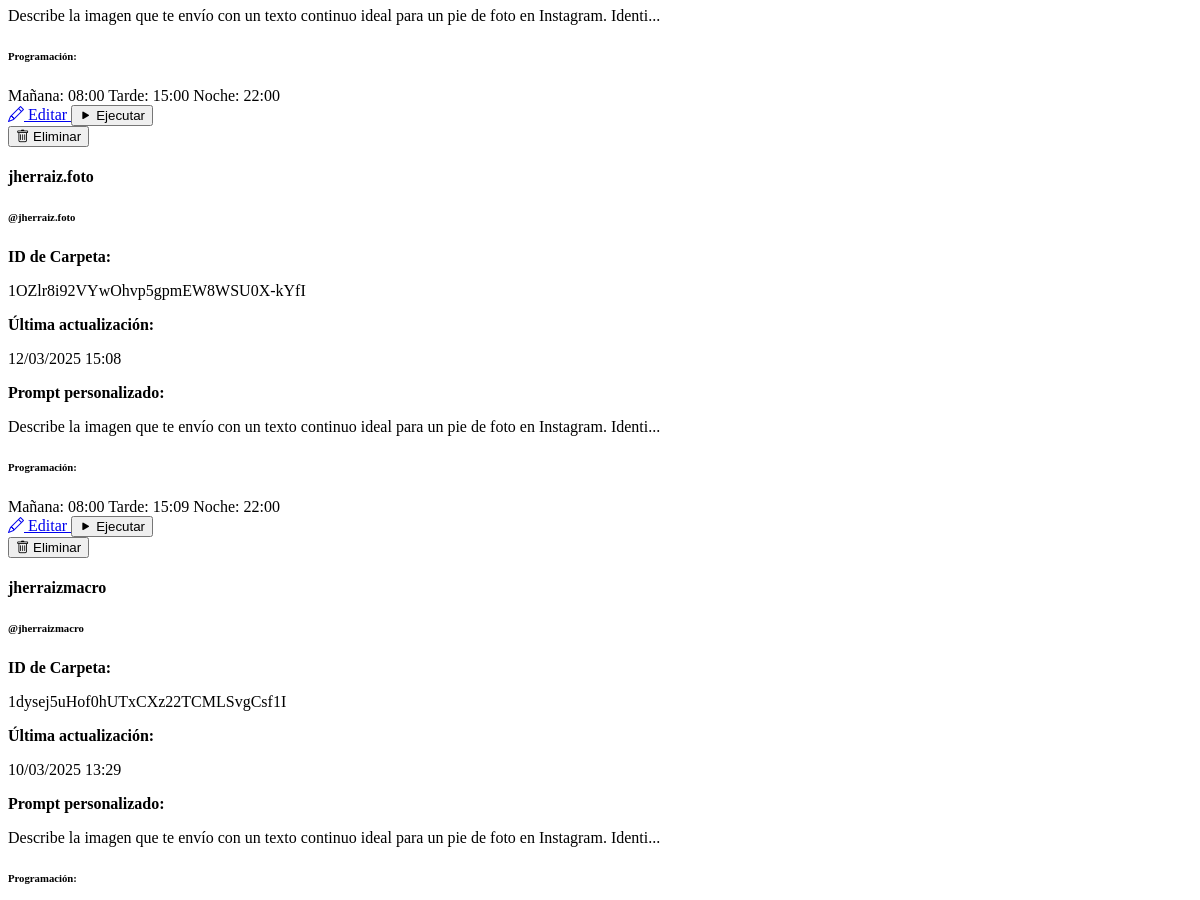
/config (signed in, middle part), run on an earlier commit of the app's database.
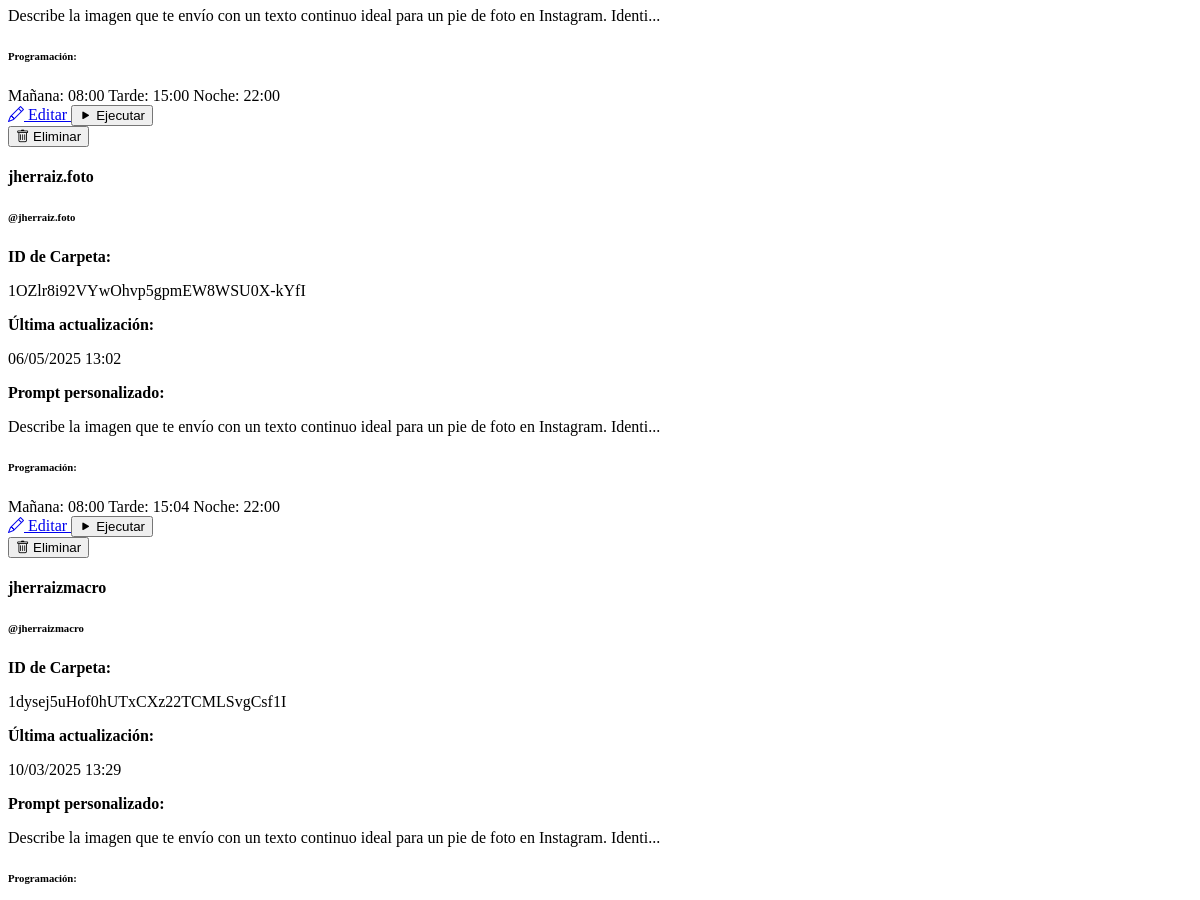
And on a later commit of the database.
### models.py (models this page shows)
class Account(db.Model):
    id = db.Column(db.Integer, primary_key=True)
    name = db.Column(db.String(100), nullable=False)
    instagram_username = db.Column(db.String(100), nullable=False)
    instagram_password = db.Column(db.String(100), nullable=False)
    google_credentials = db.Column(db.Text)
    folder_id = db.Column(db.String(100))
    gemini_api_key = db.Column(db.String(100))
    created_at = db.Column(db.DateTime, default=datetime.utcnow)
    updated_at = db.Column(db.DateTime, default=datetime.utcnow, onupdate=datetime.utcnow)
    publications = db.relationship('PublicationHistory', backref='account', lazy=True)
    gemini_prompt = db.Column(db.Text, default="Describe la imagen que te envío con un texto continuo ideal para un pie de foto en Instagram. Identifica la especie del ave y proporciona detalles sobre su aspecto, hábitat y distribución, manteniendo un tono natural, atractivo y animado. Incluye emojis y hashtags adecuados para resaltar la belleza de la naturaleza y la fotografía de aves. Con enfoque en la fotografía. Responde únicamente con el texto solicitado, sin añadir introducciones ni comentarios adicionales.")
    morning_post = db.Column(db.Boolean, default=True)
    morning_time = db.Column(db.String(5), default="08:00")
    afternoon_post = db.Column(db.Boolean, default=True)
    afternoon_time = db.Column(db.String(5), default="15:00")
    evening_post = db.Column(db.Boolean, default=True)
    evening_time = db.Column(db.String(5), default="22:00")

### app.py (the view)
@app.route('/config', methods=['GET', 'POST'])
@login_required
def config():
    accounts = Account.query.all()
    account_count = len(accounts)
    can_add_more = account_count < 4
    return render_template('config.html', accounts=accounts, can_add_more=can_add_more, account_count=account_count)

### app.py (called while the page is built)
@login_manager.user_loader
def load_user(user_id):
    return User.query.get(int(user_id))

### templates/config.html (shortened to what the changed rows need)
{% extends 'base.html' %}
{% block content %}
<div class="container">
    {% if form %}
    <div class="card mb-4">
        <div class="card-header bg-primary bg-opacity-25">
            {% if edit_mode %}
            <h4>Editar Cuenta: {{ account.name }}</h4>
            {% else %}
            <h4>Nueva Cuenta</h4>
            {% endif %}
        </div>
        <div class="card-body">
            <form method="post">
                {{ form.hidden_tag() }}
                <div class="row mb-3">
                    <div class="col-md-6">
                        <div class="mb-3">
                            {{ form.name.label(class="form-label") }}
                            {{ form.name(class="form-control") }}
                            {% if form.name.errors %}
                            <div class="text-danger small">
                                {% for error in form.name.errors %}
                                {{ error }}
                                {% endfor %}
                            </div>
                            {% endif %}
                        </div>
                        <div class="mb-3">
                            {{ form.instagram_username.label(class="form-label") }}
                            {{ form.instagram_username(class="form-control") }}
                            {% if form.instagram_username.errors %}
                            <div class="text-danger small">
                                {% for error in form.instagram_username.errors %}
                                {{ error }}
                                {% endfor %}
                            </div>
                            {% endif %}
                        </div>
                        <div class="mb-3 password-container">
                            {{ form.instagram_password.label(class="form-label") }}
                            {{ form.instagram_password(class="form-control", type="password", id="instagram_password") }}
                            <button type="button" class="toggle-password" data-target="instagram_password">
                                <i class="bi bi-eye"></i>
                            </button>
                            {% if form.instagram_password.errors %}
                            <div class="text-danger small">
                                {% for error in form.instagram_password.errors %}
                                {{ error }}
                                {% endfor %}
                            </div>
                            {% endif %}
                        </div>
                    </div>
                    <div class="col-md-6">
                        <div class="mb-3">
                            {{ form.folder_id.label(class="form-label") }}
                            <div class="input-group">
                                {{ form.folder_id(class="form-control") }}
                                <span class="input-group-text" data-bs-toggle="tooltip" title="ID de la carpeta de Google Drive donde se encuentran las imágenes">
                                    <i class="bi bi-question-circle"></i>
                                </span>
                            </div>
                            {% if form.folder_id.errors %}
                            <div class="text-danger small">
                                {% for error in form.folder_id.errors %}
                                {{ error }}
                                {% endfor %}
                            </div>
                            {% endif %}
                        </div>
                        <div class="mb-3">
                            {{ form.gemini_api_key.label(class="form-label") }}
                            <div class="input-group">
                                {{ form.gemini_api_key(class="form-control", type="password", id="gemini_api_key") }}
                                <button type="button" class="toggle-password input-group-text" data-target="gemini_api_key">
                                    <i class="bi bi-eye"></i>
                                </button>
                            </div>
                            {% if form.gemini_api_key.errors %}
                            <div class="text-danger small">
                                {% for error in form.gemini_api_key.errors %}
                                {{ error }}
                                {% endfor %}
                            </div>
                            {% endif %}
                        </div>
                        <div class="mb-3">
                            {{ form.google_credentials.label(class="form-label") }}
                            <div class="input-group">
                                {{ form.google_credentials(class="form-control", rows="3") }}
                                <span class="input-group-text" data-bs-toggle="tooltip" title="JSON de credenciales de Google codificado en Base64">
                                    <i class="bi bi-question-circle"></i>
                                </span>
                            </div>
                            {% if form.google_credentials.errors %}
                            <div class="text-danger small">
                                {% for error in form.google_credentials.errors %}
                                {{ error }}
                                {% endfor %}
                            </div>
                            {% endif %}
                        </div>
                        <div class="mb-3">
                            {{ form.gemini_prompt.label(class="form-label") }}
                            <div class="input-group">
                                {{ form.gemini_prompt(class="form-control", rows="5") }}
                                <span class="input-group-text" data-bs-toggle="tooltip" title="Prompt personalizado para generar descripciones de imágenes con Gemini AI">
                                    <i class="bi bi-question-circle"></i>
                                </span>
                            </div>
                            {% if form.gemini_prompt.errors %}
                            <div class="text-danger small">
                                {% for error in form.gemini_prompt.errors %}
                                {{ error }}
                                {% endfor %}
                            </div>
                            {% endif %}
                            <div class="form-text small text-muted">
                                Personaliza el prompt para generar descripciones que se adapten al estilo de esta cuenta.
                            </div>
                        </div>
                    </div>
                </div>
                <h5 class="mt-4 mb-3">Programación de publicaciones</h5>
                <div class="row">
                    <div class="col-md-4">
                        <div class="card mb-3">
                            <div class="card-body">
                                <h6 class="card-title">Mañana</h6>
                                <div class="mb-2 form-check">
                                    {{ form.morning_post(class="form-check-input schedule-toggle", data_target="morning_time") }}
                                    {{ form.morning_post.label(class="form-check-label") }}
                                </div>
                                <div class="mb-2">
                                    <label class="form-label">Hora</label>
                                    {{ form.morning_time(class="form-control", id="morning_time") }}
                                </div>
                            </div>
                        </div>
                    </div>
                    <div class="col-md-4">
                        <div class="card mb-3">
                            <div class="card-body">
                                <h6 class="card-title">Tarde</h6>
                                <div class="mb-2 form-check">
                                    {{ form.afternoon_post(class="form-check-input schedule-toggle", data_target="afternoon_time") }}
                                    {{ form.afternoon_post.label(class="form-check-label") }}
                                </div>
                                <div class="mb-2">
                                    <label class="form-label">Hora</label>
                                    {{ form.afternoon_time(class="form-control", id="afternoon_time") }}
                                </div>
                            </div>
                        </div>
                    </div>
                    <div class="col-md-4">
                        <div class="card mb-3">
                            <div class="card-body">
                                <h6 class="card-title">Noche</h6>
                                <div class="mb-2 form-check">
                                    {{ form.evening_post(class="form-check-input schedule-toggle", data_target="evening_time") }}
                                    {{ form.evening_post.label(class="form-check-label") }}
                                </div>
                                <div class="mb-2">
                                    <label class="form-label">Hora</label>
                                    {{ form.evening_time(class="form-control", id="evening_time") }}
                                </div>
                            </div>
                        </div>
                    </div>
                </div>
                <div class="d-flex mt-4">
                    {{ form.submit(class="btn btn-primary me-2") }}
                    {% if edit_mode %}
                    <a href="{{ url_for('config') }}" class="btn btn-secondary">Cancelar</a>
                    {% endif %}
                </div>
            </form>
        </div>
    </div>
    {% else %}
    {% if accounts %}
    <div class="row g-4">
        {% for account in accounts %}
        <div class="col-md-6">
            <div class="card h-100 account-card">
                <div class="card-body">
                    <h4 class="card-title">{{ account.name }}</h4>
                    <h6 class="card-subtitle mb-3 text-muted">@{{ account.instagram_username }}</h6>
                    <div class="row mb-3">
                        <div class="col-md-6">
                            <p class="mb-1"><strong>ID de Carpeta:</strong></p>
                            <p class="text-muted small">{{ account.folder_id }}</p>
                        </div>
                        <div class="col-md-6">
                            <p class="mb-1"><strong>Última actualización:</strong></p>
                            <p class="text-muted small">{{ account.updated_at.strftime('%d/%m/%Y %H:%M') }}</p>
                        </div>
                    </div>
                    <div class="row mb-3">
                        <div class="col-12">
                            <p class="mb-1"><strong>Prompt personalizado:</strong></p>
                            <p class="text-muted small">
                                {% if account.gemini_prompt and account.gemini_prompt|length > 100 %}
                                {{ account.gemini_prompt[:100] }}...
                                {% elif account.gemini_prompt %}
                                {{ account.gemini_prompt }}
                                {% else %}
                                <em>Usando prompt predeterminado</em>
                                {% endif %}
                            </p>
                        </div>
                    </div>
                    <h6 class="mb-2">Programación:</h6>
                    <div class="d-flex flex-wrap mb-3">
                        {% if account.morning_post %}
                        <span class="badge bg-info me-2 mb-1">Mañana: {{ account.morning_time }}</span>
                        {% endif %}
                        {% if account.afternoon_post %}
                        <span class="badge bg-info me-2 mb-1">Tarde: {{ account.afternoon_time }}</span>
                        {% endif %}
                        {% if account.evening_post %}
                        <span class="badge bg-info me-2 mb-1">Noche: {{ account.evening_time }}</span>
                        {% endif %}
                    </div>
                    <div class="d-flex mt-3">
                        <a href="{{ url_for('edit_account', account_id=account.id) }}" class="btn btn-sm btn-outline-primary me-2">
                            <i class="bi bi-pencil"></i> Editar
                        </a>
                        <button type="button" class="btn btn-sm btn-outline-success me-2 run-script" data-account-id="{{ account.id }}">
                            <span class="button-text"><i class="bi bi-play-fill"></i> Ejecutar</span>
                        </button>
                        <form action="{{ url_for('delete_account', account_id=account.id) }}" method="post" class="d-inline">
                            <button type="submit" class="btn btn-sm btn-outline-danger delete-account">
                                <i class="bi bi-trash"></i> Eliminar
                            </button>
                        </form>
                    </div>
                </div>
            </div>
        </div>
        {% endfor %}
    </div>
    {% else %}
    <div class="alert alert-info">
        <h5>No hay cuentas configuradas</h5>
        <p>Agrega una nueva cuenta para comenzar a usar el servicio.</p>
    </div>
    {% endif %}
    {% endif %}
</div>
{% endblock %}

What changed in the data, as far as the page shows it:
changed Account "jherraiz.foto": updated_at "12/03/2025 15:08" → "06/05/2025 13:02"; afternoon_time "15:09" → "15:04"
